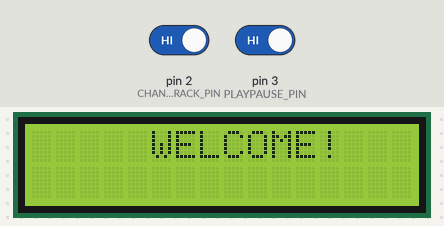
A sketch run on a simulated Arduino Uno, built with avr-gcc and run on an emulated ATmega328P. Parts: 16×2 character LCD. The test bench sets the inputs (shaded band); at power-on: pin 2 (CHANGETRACK_PIN) HIGH, pin 3 (PLAYPAUSE_PIN) HIGH. Storage starts empty; the audio player accepts every command and is not drawn; what the sketch prints to the serial monitor is not drawn.

Above: at 0.1 s.
At 2.7 s:
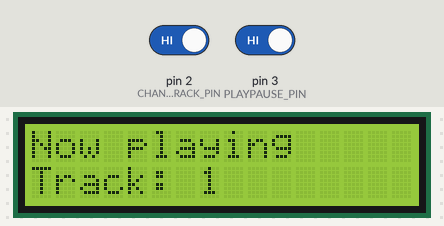
2.8 s: pin 2 (CHANGETRACK_PIN) driven LOW
At 5.2 s:
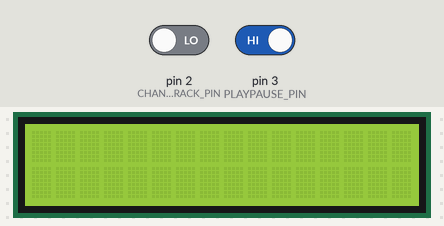
5.8 s: pin 3 (PLAYPAUSE_PIN) driven LOW
7.8 s: pin 3 (PLAYPAUSE_PIN) driven HIGH
10.4 s: pin 2 (CHANGETRACK_PIN) driven HIGH
12.4 s: pin 2 (CHANGETRACK_PIN) driven LOW
14.9 s: pin 3 (PLAYPAUSE_PIN) driven LOW
Timing chart, 0 to 17.9 s (numbered marks = the images above; inputs shaded):
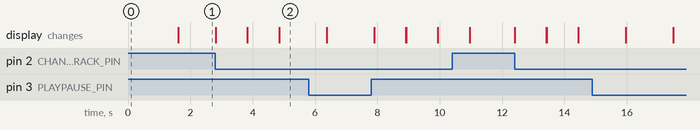

The sketch:

src.ino
```cpp
#include <LiquidCrystal_I2C.h>
#include <SD.h>
#include <SPI.h>
#include <TMRpcm.h>

LiquidCrystal_I2C lcd(0x27, 16, 2);

TMRpcm music;

// Pins
const int CHANGETRACK_PIN = 2;
const int PLAYPAUSE_PIN = 3;
const int SPEAKER_PIN = 9;
const int SD_SLAVE_PIN = 4;

int songNumber = 1;
boolean paused = false;

void setup() {
  Serial.begin(9600);

  while (!SD.begin(SD_SLAVE_PIN)) {
    Serial.println(F("."));
  }
  Serial.println(F("OK"));

  lcd.begin();
  lcd.backlight();

  pinMode(CHANGETRACK_PIN, INPUT);
  pinMode(PLAYPAUSE_PIN, INPUT);

  lcd.setCursor(5, 0);
  lcd.print("WELCOME!");

  delay(1500);

  lcd.clear();

  music.speakerPin = 9;

  music.play("1.WAV");

  Serial.println("Started");
}

void loop() {
  if (digitalRead(CHANGETRACK_PIN) == LOW) { //Button CHANGETRACK_PIN Pressed
    if (songNumber == 25) {
      songNumber = 0;
    }

    songNumber++;

    char name[10];
    sprintf(name, "%d.WAV", songNumber);
    Serial.println(name);

    music.play(name);

    lcd.clear();

    delay(1000);
  }

  if (digitalRead(PLAYPAUSE_PIN) == LOW) {
    music.pause();

    lcd.clear();

    delay(500);

    paused = !paused;
  }

  // Display track name and playback state.
  if (paused) {
    lcd.setCursor(0, 0);
    lcd.print("Paused");
    lcd.setCursor(0, 1);
    lcd.print("Track:");
    lcd.setCursor(7, 1);
    lcd.print(songNumber);
  } else {
    lcd.setCursor(0, 0);
    lcd.print(F("Now playing"));
    lcd.setCursor(0, 1);
    lcd.print("Track:");
    lcd.setCursor(7, 1);
    lcd.print(songNumber);
  }
}
```

Measured:
- after the input at 2.8 s, the display: changes at once (image 2)
